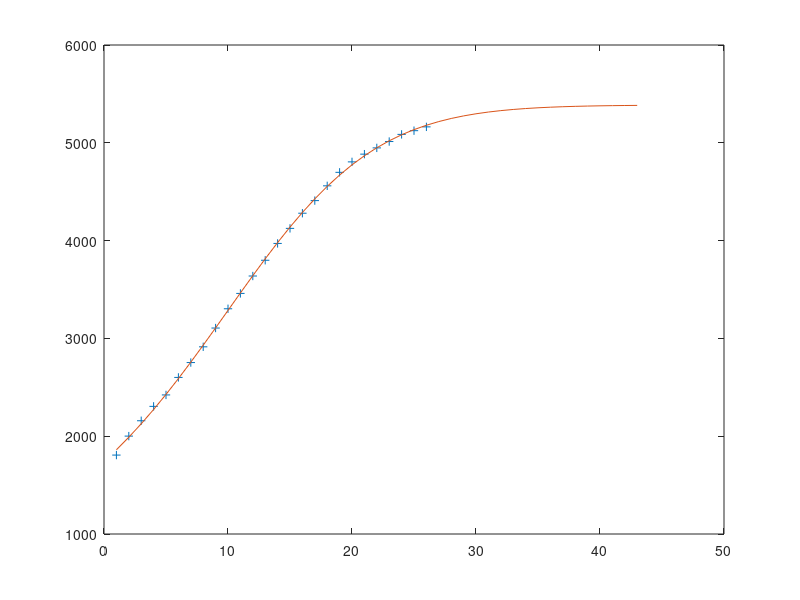

Here is the MATLAB script that generated this plot:
clear
x=1:26;
y=[1807,2001,2158,2305,2422,2601,2753,2914,3106,3303,3460,3638,3799,3971,4125,4280,4409,4560,4698,4805,4884,4948,5013,5086,5124,5163];
a=[6000,2,0.1,0.1];
f=@(a,x)a(1)./(1+a(2)*exp(-a(3)*x-a(4)*x.^2));
[A,resnorm]=lsqcurvefit(f,a,x,y);
t=26;
while abs(f(A,t)-f(A,t+1))>1
    t=t+1;
end
f(A,t)
t
t=1:t;
plot(x,y,'+',t,f(A,t));